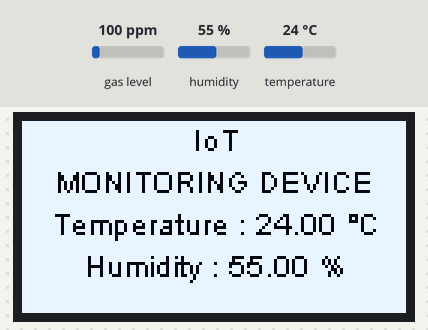
The sketch below on a simulated ESP32. On the bench: 128×64 one-colour display. The inputs (shaded band) are chosen by the test bench; at power-on: humidity 55 %, temperature 24 °C, gas level 100 ppm. What the sketch prints to the serial monitor is not drawn.

Above: at 1.2 s.
1.3 s: humidity set to 22 %
At 6.2 s:
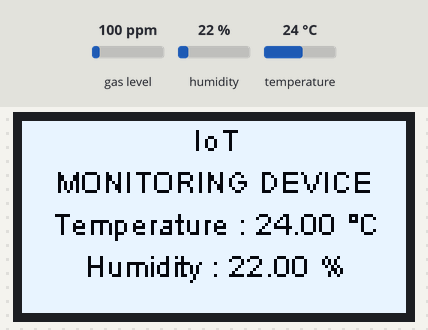
6.5 s: temperature set to 12 °C
At 11.0 s:
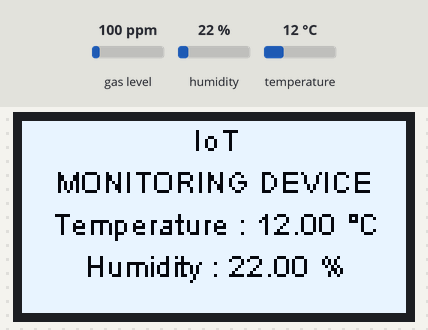
11.5 s: humidity set to 40 %
At 15.6 s:
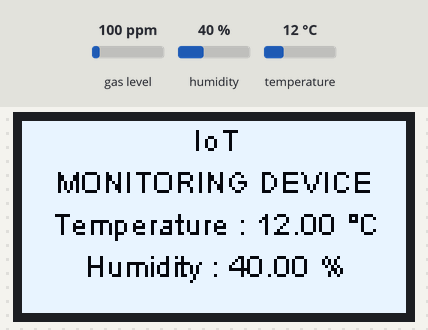
16.6 s: temperature set to 19 °C
Timing chart, 0 to 19.6 s (numbered marks = the images above; inputs shaded):
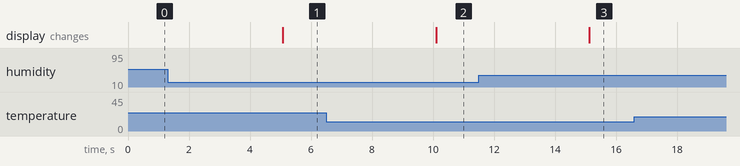

Measured:
- after the input at 1.3 s, the display: changes after 3.8 s (image 1)
- after the input at 6.5 s, the display: changes after 3.6 s (image 2)
- after the input at 11.5 s, the display: changes after 3.6 s (image 3)

The sketch:

IoT_Monitoring_Device_Project_Code.ino
```cpp
//Include the libraries
#include "DHTesp.h"           // DHT Enable
#include <Ticker.h>           // Temperature Sync
#include <MQUnifiedsensor.h>  // MQ135 Enable
#include "SH1106Wire.h"       // OLED SH1106 1.3 Inch Enable
#include <Wire.h>             // SPI Communication Protocol Enable

#ifndef ESP32
#pragma message(THIS EXAMPLE IS FOR ESP32 ONLY!)
#error Select ESP32 board.
#endif

//Definitions
#define board ("ESP-32")          // Development Board
#define Voltage_Resolution 3.3    // VCC
#define pin 15                    // Analog Input 0 of ESP32
#define type "MQ-135"             // MQ135
#define ADC_Bit_Resolution 12     // For ESP32
#define RatioMQ135CleanAir 3.6    // RS / R0 = 3.6 ppm

//Declare Sensor
MQUnifiedsensor MQ135(board, Voltage_Resolution, ADC_Bit_Resolution, pin, type);
SH1106Wire display(0x3c, 21, 22); // OLED instance with address and SDA and SCL pins
DHTesp dht;
void tempTask(void *pvParameters);
bool getTemperature();
void triggerGetTemp();
bool initTemp();

/** Task handle for the light value read task */
TaskHandle_t tempTaskHandle = NULL;
/** Ticker for temperature reading */
Ticker tempTicker;
/** Flag if task should run */
bool tasksEnabled = false;
/** Pin number for DHT11 data pin */
int dhtPin = 17;

/**
 * initTemp
 * Setup DHT library
 * Setup task and timer for repeated measurement
 * @return bool
 *    true if task and timer are started
 *    false if task or timer couldn't be started
 **/
bool initTemp()
{
  byte resultValue = 0;
  // Initialize temperature sensor
  dht.setup(dhtPin, DHTesp::DHT11);
  Serial.println("DHT initiated");

  // Start task to get temperature
  xTaskCreatePinnedToCore
  (
    tempTask,                       /* Function to implement the task */
    "tempTask ",                    /* Name of the task */
    4000,                           /* Stack size in words */
    NULL,                           /* Task input parameter */
    5,                              /* Priority of the task */
    &tempTaskHandle,                /* Task handle. */
    1);                             /* Core where the task should run */

  if (tempTaskHandle == NULL)
  {
    Serial.println("Failed to start task for temperature update");
    return false;
  }
  else
  {
    // Start update of environment data every 5 seconds
    tempTicker.attach(5, triggerGetTemp);
  }
  return true;
}

/**
 * triggerGetTemp
 * Sets flag dhtUpdated to true for handling in loop()
 * called by Ticker getTempTimer
 **/
void triggerGetTemp()
{
  if (tempTaskHandle != NULL)
  {
     xTaskResumeFromISR(tempTaskHandle);
  }
}

/**
 * Task to reads temperature from DHT11 sensor
 * @param pvParameters
 *    pointer to task parameters
 **/
void tempTask(void *pvParameters)
{
  Serial.println("tempTask loop started");
  while (1) // tempTask loop
  {
    if (tasksEnabled)
    {
      // Get temperature values
      getTemperature();
    }
    // Got sleep again
    vTaskSuspend(NULL);
  }
}

/**
 * getTemperature
 * Reads temperature from DHT11 sensor
 * @return bool
 *    true if temperature could be aquired
 *    false if aquisition failed
**/
bool getTemperature() {
  // Reading temperature for humidity takes about 250 milliseconds!
  // Sensor readings may also be up to 2 seconds 'old' (it's a very slow sensor)
  TempAndHumidity newValues = dht.getTempAndHumidity();
  // Check if any reads failed and exit early (to try again).
  if (dht.getStatus() != 0) {
    Serial.println("DHT11 error status: " + String(dht.getStatusString()));
    return false;
  }

  display.clear();
  display.setTextAlignment(TEXT_ALIGN_CENTER);
  display.drawString(64, 0, "IoT" );
  display.setTextAlignment(TEXT_ALIGN_CENTER);
  display.drawString(64, 14, "MONITORING DEVICE" );
  display.setTextAlignment(TEXT_ALIGN_CENTER);
  display.drawString(64, 28, "Temperature : " + String(newValues.temperature) + " °C" );
  display.setTextAlignment(TEXT_ALIGN_CENTER);
  display.drawString(64, 42, "Humidity : " + String(newValues.humidity) + " %" );
  display.display();
  return true;
}

void setup()
{
  //Init the serial port communication - to debug the library
  Serial.begin(115200);
  Wire.begin();
  display.init();
  display.setFont(ArialMT_Plain_10);
  display.invertDisplay();
  display.flipScreenVertically();
  //Set math model to calculate the PPM concentration and the value of constants
  MQ135.setRegressionMethod(1); //_PPM =  a*ratio^b
  MQ135.setA(110.47); MQ135.setB(-2.862); // Configure the equation to to calculate C02 concentration

  /*
    Exponential regression:
  GAS      | a      | b
  CO       | 605.18 | -3.937
  Alcohol  | 77.255 | -3.18
  CO2      | 110.47 | -2.862
  Toluen   | 44.947 | -3.445
  NH4      | 102.2  | -2.473
  Aceton   | 34.668 | -3.369
  */

  MQ135.init();
  Serial.print("Calibrating please wait.");
  float calcR0 = 0;
  for(int i = 1; i<=10; i ++)
  {
    MQ135.update(); // Update data, the arduino will read the voltage from the analog pin
    calcR0 += MQ135.calibrate(RatioMQ135CleanAir);
    Serial.print(".");
  }
  MQ135.setR0(calcR0/10);
  Serial.println("  done!.");

  if(isinf(calcR0)) {Serial.println("Warning: Conection issue, R0 is infinite (Open circuit detected) please check your wiring and supply"); while(1);}
  if(calcR0 == 0){Serial.println("Warning: Conection issue found, R0 is zero (Analog pin shorts to ground) please check your wiring and supply"); while(1);}
  MQ135.serialDebug(true);

  Serial.println();
  Serial.println("DHT ESP32 example with tasks");
  initTemp();
  // Signal end of setup() to tasks
  tasksEnabled = true;
}

void loop()
{
  if (!tasksEnabled)
  {
    // Wait 2 seconds to let system settle down
    // Enable task that will read values from the DHT sensor
    tasksEnabled = true;
    if (tempTaskHandle != NULL)
    {
      vTaskResume(tempTaskHandle);
    }
  }

  yield();
  printDisplay();
  delay(5000);
}


void drawProgressBarDemo()
{
  float NH4, CO2, ALC;
  for(int i = 0; i<=3; i++)
  {
    switch (i)
    {
     case 1:
            MQ135.setA(110.47); MQ135.setB(-2.862); // Configure the equation to to calculate C02 concentration
            MQ135.update(); // Update data, the arduino will read the voltage from the analog pin
            MQ135.readSensor(); // Sensor will read PPM concentration using the model, a and b values set previously or from the setup
            CO2 = MQ135.ppmprint(1);
            Serial.print("CO2 : ");
            break;
     case 2:
            MQ135.setA(102.2); MQ135.setB(-2.473); // Configure the equation to to calculate NH4 concentration
            MQ135.update(); // Update data, the arduino will read the voltage from the analog pin
            MQ135.readSensor(); // Sensor will read PPM concentration using the model, a and b values set previously or from the setup
            NH4 = MQ135.ppmprint(1);
            Serial.print("NH4 : ");
            break;
    }
  }

  // MQ135.update(); // Update data, the arduino will read the voltage from the analog pin
  // MQ135.readSensor(); // Sensor will read PPM concentration using the model, a and b values set previously or from the setup

  // float h = lightMeter.readLightLevel();
  display.setTextAlignment(TEXT_ALIGN_CENTER);
  display.drawString(64, 0, "IoT" );
  display.setTextAlignment(TEXT_ALIGN_CENTER);
  display.drawString(64, 14, "MONITORING DEVICE" );
  display.setTextAlignment(TEXT_ALIGN_CENTER);
  display.drawString(64, 28, "CO2 : "+ String(CO2) + " PPM" );
  display.setTextAlignment(TEXT_ALIGN_CENTER);
  display.drawString(64, 42, "NH4 : " + String(NH4) + " PPM" );
}

void printDisplay()
{
  display.clear();
  drawProgressBarDemo();
  display.display();
}
```
